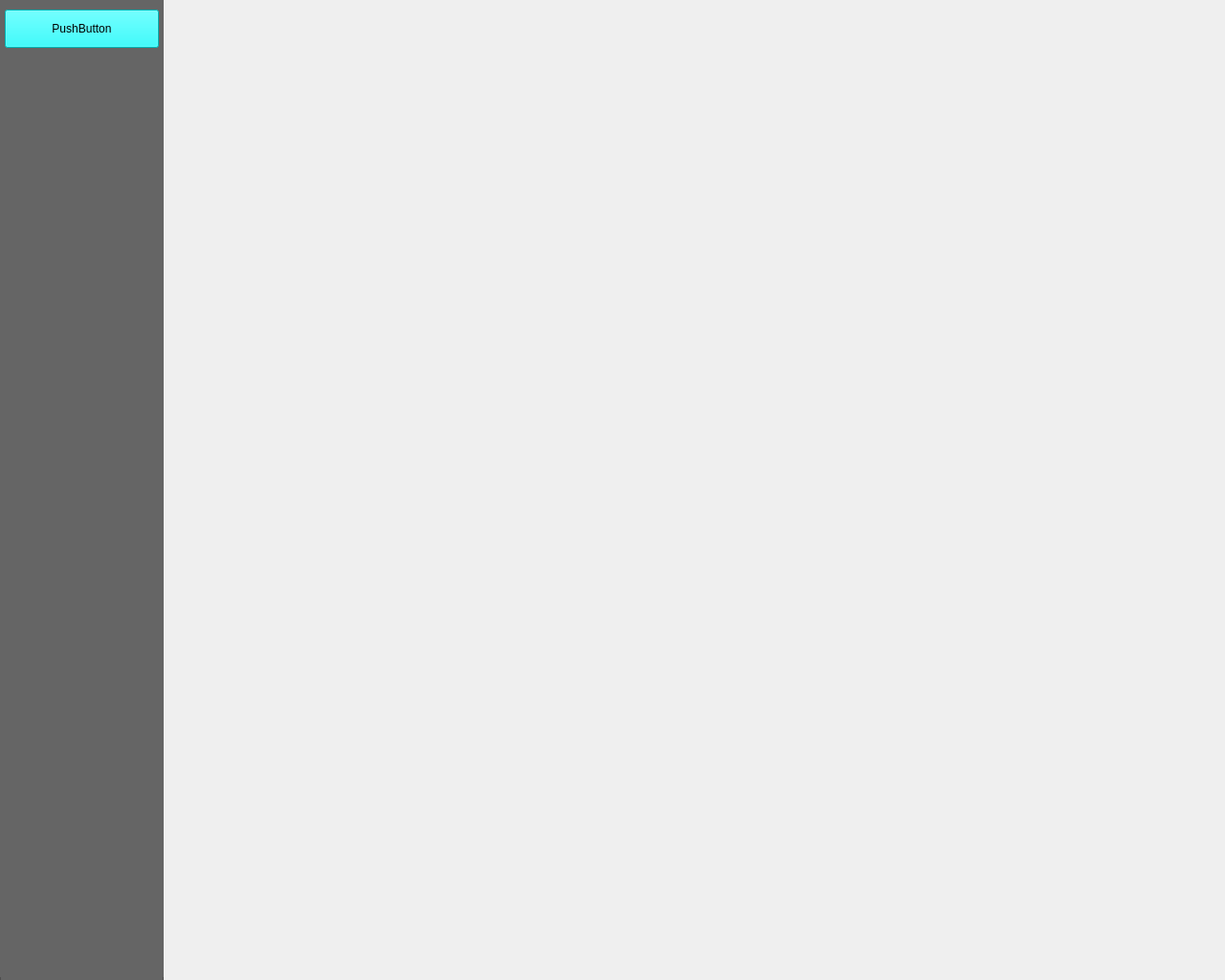
<?xml version="1.0" encoding="UTF-8"?>
<ui version="4.0">
 <class>MainWindow</class>
 <widget class="QMainWindow" name="MainWindow">
  <property name="geometry">
   <rect>
    <x>0</x>
    <y>0</y>
    <width>1280</width>
    <height>1024</height>
   </rect>
  </property>
  <property name="windowTitle">
   <string>MainWindow</string>
  </property>
  <widget class="QWidget" name="centralwidget">
   <widget class="QWidget" name="gridLayoutWidget">
    <property name="geometry">
     <rect>
      <x>179</x>
      <y>-1</y>
      <width>1101</width>
      <height>911</height>
     </rect>
    </property>
    <layout class="QGridLayout" name="gridLayout"/>
   </widget>
   <widget class="QFrame" name="frame">
    <property name="geometry">
     <rect>
      <x>0</x>
      <y>0</y>
      <width>171</width>
      <height>1031</height>
     </rect>
    </property>
    <property name="styleSheet">
     <string notr="true">background-color: rgb(101, 101, 101);</string>
    </property>
    <property name="frameShape">
     <enum>QFrame::StyledPanel</enum>
    </property>
    <property name="frameShadow">
     <enum>QFrame::Raised</enum>
    </property>
    <widget class="QWidget" name="verticalLayoutWidget">
     <property name="geometry">
      <rect>
       <x>0</x>
       <y>0</y>
       <width>171</width>
       <height>1021</height>
      </rect>
     </property>
     <layout class="QVBoxLayout" name="verticalLayout">
      <item>
       <widget class="QPushButton" name="pushButton">
        <property name="minimumSize">
         <size>
          <width>50</width>
          <height>50</height>
         </size>
        </property>
        <property name="styleSheet">
         <string notr="true">margin-top: 10px;
margin-left: 5px;
margin-right: 5px;
background-color: rgb(0, 255, 255);</string>
        </property>
        <property name="text">
         <string>PushButton</string>
        </property>
       </widget>
      </item>
      <item>
       <spacer name="verticalSpacer">
        <property name="orientation">
         <enum>Qt::Vertical</enum>
        </property>
        <property name="sizeHint" stdset="0">
         <size>
          <width>20</width>
          <height>40</height>
         </size>
        </property>
       </spacer>
      </item>
     </layout>
    </widget>
   </widget>
  </widget>
 </widget>
 <resources/>
 <connections/>
</ui>
